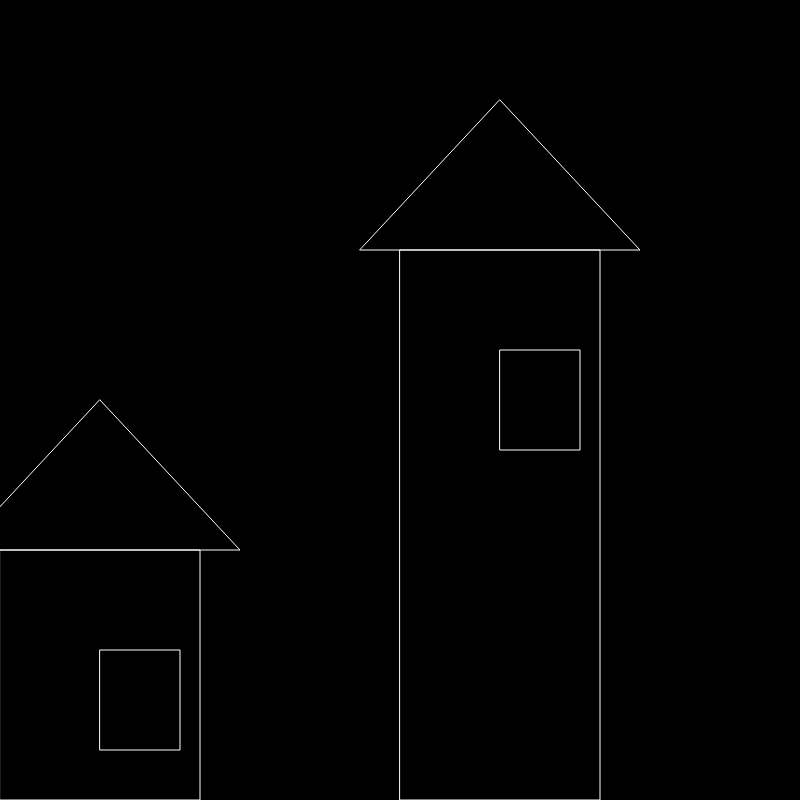
Frame 1 (no input)
Frame 60 (no input): identical to frame 1, image omitted
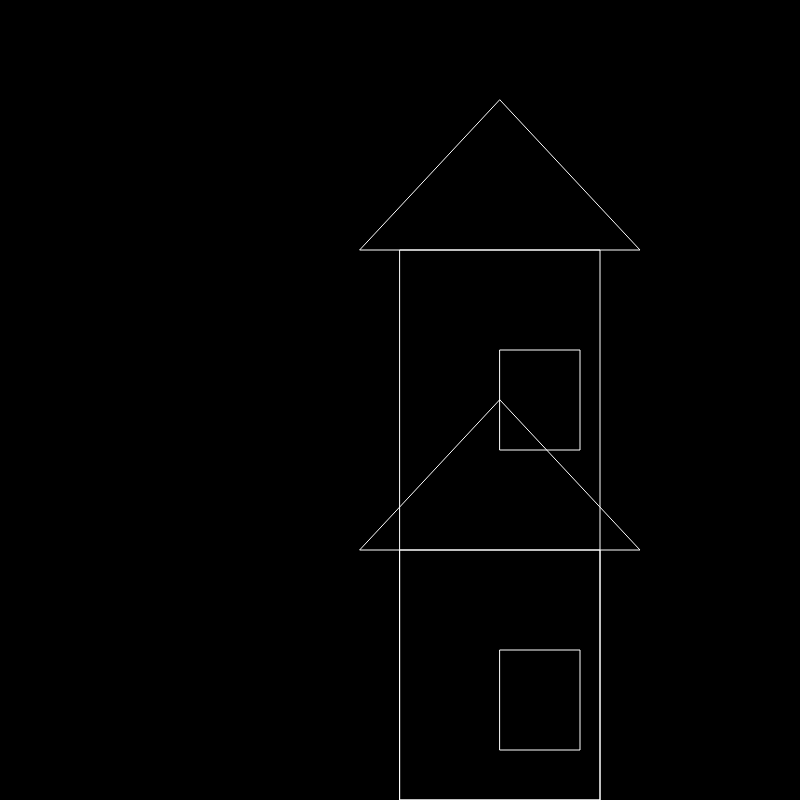
Frame 120 (the mouse pressed at the canvas centre since frame 60)

The p5.js sketch that drew these frames (run headless with seeded random() and noise() and a simulated clock; from frame 60 on, the mouse is pressed at the canvas centre):

// p5.js sketch
// ── sketch.js
var h1, h2;

function setup() {
  createCanvas(800, 800);
  h1 = new House();
  h2 = new House();
  
  // we can change h2's internal state by modifying its local variables
  h2.x = 120;
  h2.size = 250;
}

function draw() {
  
  h2.x = mouseX;
  
  background(0);
  h1.draw();
  h2.draw();
}

function House() {
  this.x = 400;     // position variable
  this.size = 550;  // size of the house variable
  
  this.draw = function() {
    noFill();
    stroke(255);
    rect(this.x, height-this.size, 200, this.size);
    triangle(this.x - 40, height-this.size, this.x + 240, height-this.size, this.x + 100, height-this.size-150);
    rect(this.x + 100, height-this.size+100, 80, 100);
  }; 
};
